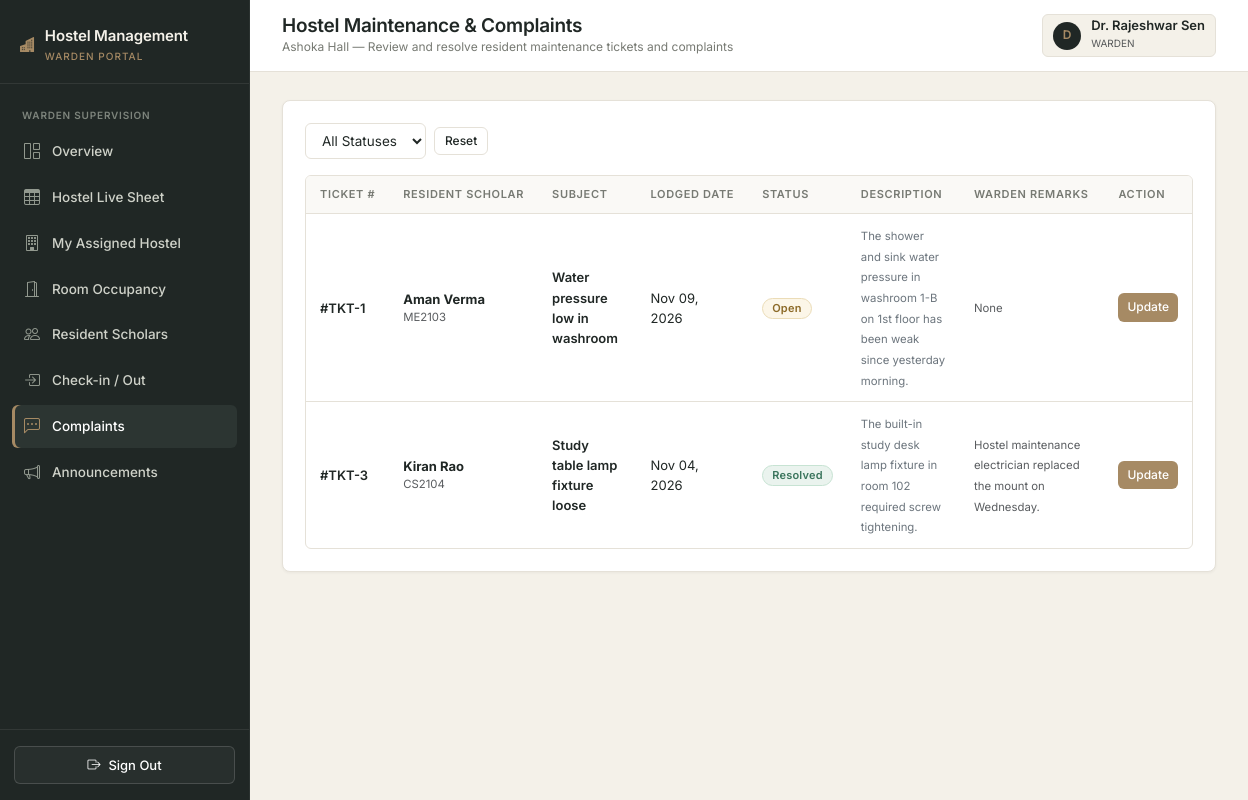
/warden/complaints (signed in), run on the app's committed database.
### app/models.py (models this page shows, shortened)
class User(UserMixin, db.Model):
    __tablename__ = "users"
    id = db.Column(db.Integer, primary_key=True)
    name = db.Column(db.String(100), nullable=False)
    email = db.Column(db.String(120), unique=True, nullable=False, index=True)
    password_hash = db.Column(db.String(255), nullable=False)
    role = db.Column(db.Enum("student", "warden", "admin", name="user_roles"), nullable=False)
    created_at = db.Column(db.DateTime, default=datetime.utcnow, nullable=False)
    student = db.relationship("Student", backref="user", uselist=False, cascade="all, delete-orphan")
    warden = db.relationship("Warden", backref="user", uselist=False, cascade="all, delete-orphan")

class Hostel(db.Model):
    __tablename__ = "hostels"
    id = db.Column(db.Integer, primary_key=True)
    hostel_name = db.Column(db.String(100), unique=True, nullable=False)
    hostel_type = db.Column(db.Enum("Boys", "Girls", "Co-ed", name="hostel_types"), nullable=False)
    address = db.Column(db.String(255), nullable=False)
    total_rooms = db.Column(db.Integer, default=0, nullable=False)
    description = db.Column(db.Text)
    rooms = db.relationship("Room", backref="hostel", cascade="all, delete-orphan", lazy="dynamic")
    wardens = db.relationship("Warden", backref="hostel", lazy="dynamic")
    complaints = db.relationship("Complaint", backref="hostel", lazy="dynamic")
    announcements = db.relationship("Announcement", backref="hostel", lazy="dynamic")

class Complaint(db.Model):
    __tablename__ = "complaints"
    id = db.Column(db.Integer, primary_key=True)
    student_id = db.Column(db.Integer, db.ForeignKey("students.id", ondelete="CASCADE"), nullable=False)
    hostel_id = db.Column(db.Integer, db.ForeignKey("hostels.id", ondelete="SET NULL"), nullable=True)
    complaint_title = db.Column(db.String(150), nullable=False)
    description = db.Column(db.Text, nullable=False)
    complaint_date = db.Column(db.DateTime, default=datetime.utcnow, nullable=False)
    status = db.Column(db.Enum("Open", "In Progress", "Resolved", "Closed", name="complaint_status"), default="Open", nullable=False)
    warden_remarks = db.Column(db.String(255))

class Student(db.Model):
    __tablename__ = "students"
    id = db.Column(db.Integer, primary_key=True)
    user_id = db.Column(db.Integer, db.ForeignKey("users.id", ondelete="CASCADE"), unique=True, nullable=False)
    registration_number = db.Column(db.String(30), unique=True, nullable=False, index=True)
    phone = db.Column(db.String(15), nullable=False)
    department = db.Column(db.String(100), nullable=False)
    academic_year = db.Column(db.SmallInteger, nullable=False)
    gender = db.Column(db.Enum("Male", "Female", "Other", name="genders"), nullable=False)
    address = db.Column(db.String(255))
    applications = db.relationship("Application", backref="student", cascade="all, delete-orphan", lazy="dynamic")
    allocations = db.relationship("Allocation", backref="student", cascade="all, delete-orphan", lazy="dynamic")
    complaints = db.relationship("Complaint", backref="student", cascade="all, delete-orphan", lazy="dynamic")

### app/warden/routes.py (the view)
@bp.route("/complaints")
@login_required
@role_required("warden")
def complaints():
    warden = get_current_warden()
    hostel = warden.hostel
    if not hostel:
        return render_template("warden/unassigned.html", warden=warden)
    status_filter = request.args.get("status", "").strip()
    comps_query = Complaint.query.filter_by(hostel_id=hostel.id)
    if status_filter:
        comps_query = comps_query.filter(Complaint.status == status_filter)
    all_comps = comps_query.order_by(Complaint.complaint_date.desc()).all()
    form = WardenComplaintForm()
    return render_template("warden/complaints.html",
                           hostel=hostel,
                           complaints=all_comps,
                           form=form,
                           selected_status=status_filter)

### app/forms.py
class WardenComplaintForm(FlaskForm):
    status = SelectField("Resolution Status", choices=[
        ("Open", "Open"),
        ("In Progress", "In Progress"),
        ("Resolved", "Resolved"),
        ("Closed", "Closed")
    ], validators=[DataRequired()])
    warden_remarks = TextAreaField("Warden Remarks / Action Taken", validators=[Length(max=255)])
    submit = SubmitField("Update Complaint")

### app/__init__.py (called while the page is built)
@login_manager.user_loader
def load_user(user_id):
    from .models import User
    return db.session.get(User, int(user_id))

### app/warden/routes.py (called while the page is built)
def get_current_warden():
    warden = Warden.query.filter_by(user_id=current_user.id).first()
    if not warden:
        abort(404, description="Warden profile not found.")
    return warden

### app/templates/warden/complaints.html (shortened to what this page needs)
{% extends "shared/base.html" %}
{% block page_title %}Hostel Maintenance & Complaints{% endblock %}
{% block page_subtitle %}{{ hostel.hostel_name }} — Review and resolve resident maintenance tickets and complaints{% endblock %}
{% block content %}
<div class="content-panel">
  <form method="GET" action="{{ url_for('warden.complaints') }}" class="d-flex align-items-center gap-2 mb-3">
    <select name="status" class="form-select-custom" style="width: auto;" onchange="this.form.submit()">
      <option value="">All Statuses</option>
    </select>
    <a href="{{ url_for('warden.complaints') }}" class="btn-custom btn-outline-custom btn-sm-custom">Reset</a>
  </form>
  {% if complaints %}
    <div class="table-responsive-wrapper">
      <table class="custom-table">
        <thead>
          <tr>
            <th>Ticket #</th>
            <th>Resident Scholar</th>
            <th>Subject</th>
            <th>Lodged Date</th>
            <th>Status</th>
            <th>Description</th>
            <th>Warden Remarks</th>
            <th>Action</th>
          </tr>
        </thead>
        <tbody>
          {% for c in complaints %}
            <tr>
              <td class="fw-semibold">#TKT-{{ c.id }}</td>
              <td>
                <span class="fw-bold">{{ c.student.user.name }}</span>
                <small class="text-muted d-block">{{ c.student.registration_number }}</small>
              </td>
              <td class="fw-semibold">{{ c.complaint_title }}</td>
              <td>{{ c.complaint_date.strftime('%b %d, %Y') }}</td>
              <td>{{ c.status|status_badge|safe }}</td>
              <td style="max-width: 220px;"><span class="text-secondary small">{{ c.description }}</span></td>
              <td style="max-width: 200px;"><span class="text-muted small">{{ c.warden_remarks or 'None' }}</span></td>
              <td>
                <button class="btn-custom btn-bronze btn-sm-custom py-1 px-2" data-bs-toggle="modal" data-bs-target="#updateComplaintModal{{ c.id }}">
                  Update
                </button>
              </td>
            </tr>
          {% endfor %}
        </tbody>
      </table>
    </div>
  {% else %}
    <div class="text-center py-5 text-muted small">No complaints logged for {{ hostel.hostel_name }}.</div>
  {% endif %}
</div>
{% endblock %}

### app/templates/shared/base.html (shortened to what this page needs)
<!DOCTYPE html>
<html lang="en">
<head>
  <link rel="stylesheet" href="https://cdn.jsdelivr.net/npm/bootstrap@5.3.3/dist/css/bootstrap.min.css">
  <link rel="stylesheet" href="https://cdn.jsdelivr.net/npm/bootstrap-icons@1.11.3/font/bootstrap-icons.min.css">
  <link rel="stylesheet" href="{{ url_for('static', filename='css/main.css') }}">
</head>
<body>
{% if current_user.is_authenticated %}
  <div class="app-wrapper">
    <aside class="app-sidebar">
      <div class="sidebar-header">
        <div class="sidebar-brand">
          <i class="bi bi-buildings-fill text-warning" style="color: var(--accent-bronze) !important;"></i>
          <div>
            <div>Hostel Management</div>
            <small>{{ current_user.role }} portal</small>
          </div>
        </div>
      </div>
      <nav class="sidebar-nav">
        {% if current_user.role == 'admin' %}
          <div class="nav-section-title">Institutional Overview</div>
          <a href="{{ url_for('admin.overview') }}" class="{{ 'active' if request.endpoint == 'admin.overview' else '' }}">
            <i class="bi bi-grid-1x2"></i> Overview
          </a>
          <a href="{{ url_for('admin.sheets') }}" class="{{ 'active' if request.endpoint == 'admin.sheets' else '' }}">
            <i class="bi bi-table"></i> Live Database Sheet
          </a>
          <div class="nav-section-title">Accommodations</div>
          <a href="{{ url_for('admin.hostels') }}" class="{{ 'active' if request.endpoint == 'admin.hostels' else '' }}">
            <i class="bi bi-building"></i> Hostels
          </a>
          <a href="{{ url_for('admin.rooms') }}" class="{{ 'active' if request.endpoint == 'admin.rooms' else '' }}">
            <i class="bi bi-door-open"></i> Rooms & Beds
          </a>
          <a href="{{ url_for('admin.allocations') }}" class="{{ 'active' if request.endpoint == 'admin.allocations' else '' }}">
            <i class="bi bi-key"></i> Room Allocation
          </a>
          <div class="nav-section-title">Admissions & Students</div>
          <a href="{{ url_for('admin.applications') }}" class="{{ 'active' if request.endpoint == 'admin.applications' else '' }}">
            <i class="bi bi-file-earmark-text"></i> Applications
          </a>
          <a href="{{ url_for('admin.students') }}" class="{{ 'active' if request.endpoint == 'admin.students' else '' }}">
            <i class="bi bi-people"></i> Students
          </a>
          <a href="{{ url_for('admin.wardens') }}" class="{{ 'active' if request.endpoint == 'admin.wardens' else '' }}">
            <i class="bi bi-person-badge"></i> Wardens
          </a>
          <div class="nav-section-title">Administration</div>
          <a href="{{ url_for('admin.complaints') }}" class="{{ 'active' if request.endpoint == 'admin.complaints' else '' }}">
            <i class="bi bi-chat-left-dots"></i> Complaints
          </a>
          <a href="{{ url_for('admin.announcements') }}" class="{{ 'active' if request.endpoint == 'admin.announcements' else '' }}">
            <i class="bi bi-megaphone"></i> Announcements
          </a>
          <a href="{{ url_for('admin.reports') }}" class="{{ 'active' if request.endpoint == 'admin.reports' else '' }}">
            <i class="bi bi-bar-chart"></i> Reports
          </a>
          <a href="{{ url_for('admin.settings') }}" class="{{ 'active' if request.endpoint == 'admin.settings' else '' }}">
            <i class="bi bi-gear-wide-connected"></i> Settings
          </a>
        {% elif current_user.role == 'warden' %}
          <div class="nav-section-title">Warden Supervision</div>
          <a href="{{ url_for('warden.overview') }}" class="{{ 'active' if request.endpoint == 'warden.overview' else '' }}">
            <i class="bi bi-grid-1x2"></i> Overview
          </a>
          <a href="{{ url_for('warden.sheets') }}" class="{{ 'active' if request.endpoint == 'warden.sheets' else '' }}">
            <i class="bi bi-table"></i> Hostel Live Sheet
          </a>
          <a href="{{ url_for('warden.my_hostel') }}" class="{{ 'active' if request.endpoint == 'warden.my_hostel' else '' }}">
            <i class="bi bi-building"></i> My Assigned Hostel
          </a>
          <a href="{{ url_for('warden.occupancy') }}" class="{{ 'active' if request.endpoint == 'warden.occupancy' else '' }}">
            <i class="bi bi-door-open"></i> Room Occupancy
          </a>
          <a href="{{ url_for('warden.students') }}" class="{{ 'active' if request.endpoint == 'warden.students' else '' }}">
            <i class="bi bi-people"></i> Resident Scholars
          </a>
          <a href="{{ url_for('warden.checkin') }}" class="{{ 'active' if request.endpoint == 'warden.checkin' else '' }}">
            <i class="bi bi-box-arrow-in-right"></i> Check-in / Out
          </a>
          <a href="{{ url_for('warden.complaints') }}" class="{{ 'active' if request.endpoint == 'warden.complaints' else '' }}">
            <i class="bi bi-chat-left-dots"></i> Complaints
          </a>
          <a href="{{ url_for('warden.announcements') }}" class="{{ 'active' if request.endpoint == 'warden.announcements' else '' }}">
            <i class="bi bi-megaphone"></i> Announcements
          </a>
        {% endif %}
      </nav>
      <div class="sidebar-footer">
        <a href="{{ url_for('auth.logout') }}" class="btn-custom btn-outline-custom w-100 justify-content-center text-white" style="border-color: rgba(255,255,255,0.15); background: rgba(255,255,255,0.04);">
          <i class="bi bi-box-arrow-right"></i> Sign Out
        </a>
      </div>
    </aside>
    <div class="app-main">
      <header class="app-topbar">
        <div class="d-flex align-items-center gap-3">
          <div class="topbar-title">
            <h1>{% block page_title %}Dashboard{% endblock %}</h1>
            <div class="breadcrumb-sub">{% block page_subtitle %}{{ college_name }}{% endblock %}</div>
          </div>
        </div>
        <div class="topbar-actions">
          <div class="user-profile-badge">
            <div class="user-avatar">{{ current_user.name[:1] }}</div>
            <div>
              <div class="fw-semibold lh-1">{{ current_user.name }}</div>
              <small class="text-muted text-uppercase" style="font-size: 10px;">{{ current_user.role }}</small>
            </div>
          </div>
        </div>
      </header>
      <div class="app-content">
        {% block content %}{% endblock %}
      </div>
    </div>
  </div>
{% endif %}
</body>
</html>

### data on the page
User: role "WARDEN", name "D", name "Dr. Rajeshwar Sen"
Hostel: hostel_name "Ashoka Hall"
Complaint: id "1", student.user.name "Aman Verma", student.registration_number "ME2103", complaint_title "Water pressure low in washroom", complaint_date "Nov 09, 2026", status|status_badge "Open", description "The shower and sink water pressure in washroom 1-B on 1st floor has been weak since yesterday morning.", warden_remarks "None"
Complaint: id "3", student.user.name "Kiran Rao", student.registration_number "CS2104", complaint_title "Study table lamp fixture loose", complaint_date "Nov 04, 2026", status|status_badge "Resolved", description "The built-in study desk lamp fixture in room 102 required screw tightening.", warden_remarks "Hostel maintenance electrician replaced the mount on Wednesday."
